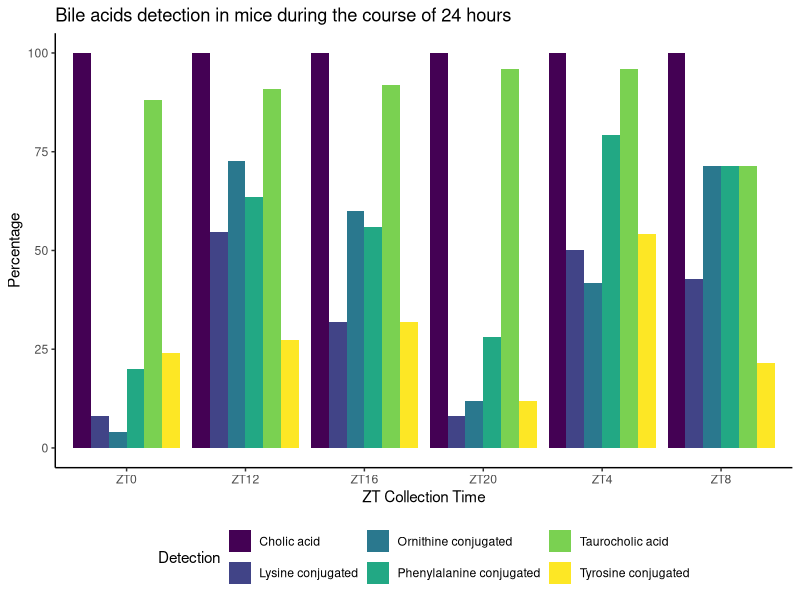

Write the R code that produced this figure.


required_packages <- c("viridis", "ggplot2", "data.table")

for (package in required_packages) {
  if (!require(package, character.only = TRUE)) {
    install.packages(package)
  }
}


# Load necessary libraries
library(ggplot2)
library(viridis)
library(data.table)


dt_plot = fread('./data/mice_timerows.tsv')


p =
ggplot(dt_plot, aes(x = ZT_collection_time, y = percentage, fill = `Molecule.Name`)) +
  theme_classic() +
  geom_bar(stat = "identity", position = "dodge") +
  labs(title = "Bile acids detection in mice during the course of 24 hours",
       x = "ZT Collection Time",
       y = "Percentage",
       fill = "Detection") +
  scale_fill_viridis_d() +
  theme(legend.position = "bottom") 


ggsave("./figures/Figure_1c.pdf", p, width = 8.5, height = 3.8, units = "in")